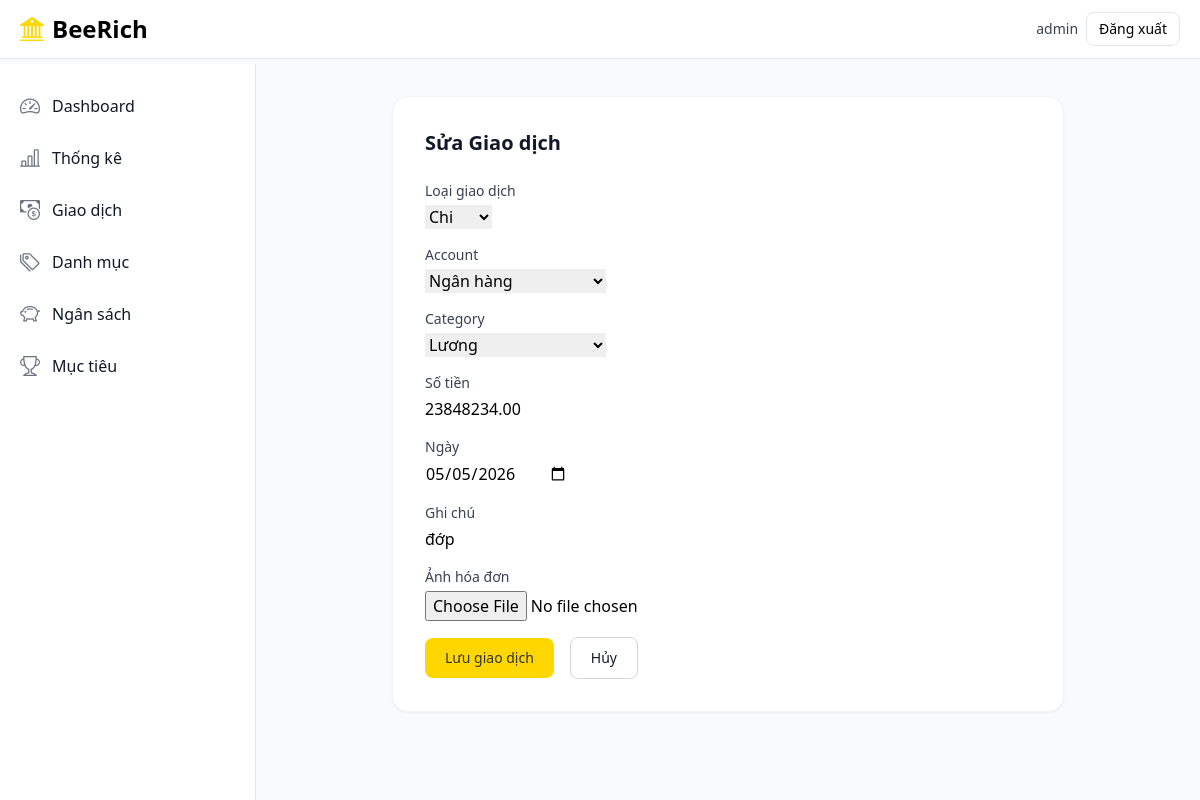
Page /finance/transactions/96/edit/ (signed in) on the committed database.
### finance/models.py (models this page shows, shortened)
class Transaction(models.Model):
    class Type(models.TextChoices):
        INCOME = "income", "Thu"
        EXPENSE = "expense", "Chi"
    user = models.ForeignKey(settings.AUTH_USER_MODEL, on_delete=models.CASCADE, related_name="transactions")
    account = models.ForeignKey(Account, on_delete=models.PROTECT, related_name="transactions")
    category = models.ForeignKey(Category, on_delete=models.PROTECT, related_name="transactions")
    type = models.CharField(max_length=8, choices=Type.choices)
    amount = models.DecimalField(max_digits=14, decimal_places=2, validators=[MinValueValidator(Decimal("0.01"))])
    date = models.DateField()
    note = models.CharField(max_length=255, blank=True)
    receipt_image = models.ImageField(upload_to=receipt_upload_path, blank=True, null=True)
    created_at = models.DateTimeField(auto_now_add=True)

### finance/views.py (the view, shortened to what this page needs)
# urls.py: path("transactions/<int:pk>/edit/", views.TransactionUpdateView.as_view(), name="transaction_update"),
class TransactionUpdateView(LoginRequiredMixin, UpdateView):
    model = Transaction
    form_class = TransactionForm
    template_name = "finance/transaction_form.html"
    success_url = reverse_lazy("finance:transaction_list")
    def get_form(self, form_class=None):
        form = super().get_form(form_class)
        ensure_default_transaction_options(self.request.user)
        form.fields["account"].queryset = self.request.user.accounts.filter(is_active=True)
        form.fields["category"].queryset = self.request.user.categories.all()
        form.fields["account"].empty_label = "Khác (nhập bên dưới)"
        form.fields["category"].empty_label = "Khác (nhập bên dưới)"
        return form
    def get_queryset(self):
        return Transaction.objects.filter(user=self.request.user)

### finance/forms.py (shortened to what this page needs)
class TransactionForm(forms.ModelForm):
    account_name = forms.CharField(
        required=False,
        max_length=120,
        label="Hoặc nhập tài khoản mới",
        widget=forms.TextInput(attrs={"placeholder": "Ví dụ: Ví tiền mặt"}),
    )
    category_name = forms.CharField(
        required=False,
        max_length=80,
        label="Hoặc nhập danh mục mới",
        widget=forms.TextInput(attrs={"placeholder": "Ví dụ: Ăn uống"}),
    )
    class Meta:
        model = Transaction
        fields = ("type", "account", "category", "amount", "date", "note", "receipt_image")
        widgets = {"date": forms.DateInput(attrs={"type": "date"})}

### finance/models.py (called while the page is built)
    def __str__(self) -> str:
        return f"{self.name}"

    def __str__(self) -> str:
        return self.name

### finance/views.py (called while the page is built)
def ensure_default_transaction_options(user):
    for name, account_type in DEFAULT_ACCOUNTS:
        Account.objects.get_or_create(user=user, name=name, defaults={"type": account_type, "is_active": True})
    for name in DEFAULT_EXPENSE_CATEGORIES:
        Category.objects.get_or_create(user=user, name=name, is_income=False)
    for name in DEFAULT_INCOME_CATEGORIES:
        Category.objects.get_or_create(user=user, name=name, is_income=True)

### templates/finance/transaction_form.html (shortened to what this page needs)
{% extends "finance/base.html" %}
{% block content %}
<div class="max-w-2xl mx-auto bg-white p-8 rounded-2xl shadow-sm border border-gray-100">
    <h3 class="text-xl font-bold mb-6 text-gray-900">{% if object %}Sửa{% else %}Thêm{% endif %} Giao dịch</h3>
    <form method="post" enctype="multipart/form-data" class="space-y-4">
        <div>
            <label class="block text-sm font-medium text-gray-700 mb-1" for="{{ form.type.id_for_label }}">Loại giao dịch</label>
            {{ form.type }}
        </div>
        <div>
            <label class="block text-sm font-medium text-gray-700 mb-1" for="{{ form.account.id_for_label }}">Account</label>
            {{ form.account }}
        </div>
        <div>
            <label class="block text-sm font-medium text-gray-700 mb-1" for="{{ form.category.id_for_label }}">Category</label>
            {{ form.category }}
        </div>
        <div>
            <label class="block text-sm font-medium text-gray-700 mb-1" for="{{ form.amount.id_for_label }}">Số tiền</label>
            {{ form.amount }}
        </div>
        <div>
            <label class="block text-sm font-medium text-gray-700 mb-1" for="{{ form.date.id_for_label }}">Ngày</label>
            {{ form.date }}
        </div>
        <div>
            <label class="block text-sm font-medium text-gray-700 mb-1" for="{{ form.note.id_for_label }}">Ghi chú</label>
            {{ form.note }}
        </div>
        <div>
            <label class="block text-sm font-medium text-gray-700 mb-1" for="{{ form.receipt_image.id_for_label }}">Ảnh hóa đơn</label>
            {{ form.receipt_image }}
        </div>
        <div class="flex items-center gap-4">
            <button type="submit" class="px-5 py-2.5 text-sm font-medium text-secondary bg-primary rounded-lg hover:bg-yellow-500 transition">Lưu giao dịch</button>
            <a href="{% url 'finance:transaction_list' %}" class="px-5 py-2.5 text-sm font-medium text-gray-900 bg-white border border-gray-300 rounded-lg hover:bg-gray-100 transition">Hủy</a>
        </div>
    </form>
</div>
{% endblock %}

### templates/finance/base.html (shortened to what this page needs)
<!DOCTYPE html>
<html lang="en">
<head>
    <script src="https://cdn.tailwindcss.com"></script>
    <link rel="stylesheet" href="https://cdn.jsdelivr.net/npm/bootstrap-icons@1.11.3/font/bootstrap-icons.min.css">
</head>
<body class="bg-gray-50 font-sans leading-normal tracking-normal">
    <nav class="bg-white border-b border-gray-200 fixed w-full z-30 top-0">
        <div class="px-3 py-3 lg:px-5 lg:pl-3">
            <div class="flex items-center justify-between">
                <div class="flex items-center justify-start">
                    <a href="{% url 'dashboard' %}" class="flex ml-2 md:mr-24">
                        <i class="bi bi-bank2 text-2xl text-primary mr-2"></i>
                        <span class="self-center text-xl font-semibold sm:text-2xl whitespace-nowrap">BeeRich</span>
                    </a>
                </div>
                <div class="flex items-center gap-2">
                    {% if user.is_authenticated %}
                        <span class="text-sm text-gray-700">{{ user.username }}</span>
                        <a href="{% url 'logout' %}" class="text-sm px-3 py-1.5 border rounded-lg">Đăng xuất</a>
                    {% else %}
                        <a href="{% url 'login' %}" class="text-sm px-3 py-1.5 border rounded-lg">Đăng nhập</a>
                        <a href="{% url 'register' %}" class="text-sm px-3 py-1.5 bg-primary rounded-lg">Đăng ký</a>
                    {% endif %}
                </div>
            </div>
        </div>
    </nav>
    <div class="flex pt-16 overflow-hidden bg-gray-50">
        {% if user.is_authenticated %}
        <aside class="fixed top-0 left-0 z-20 flex flex-col flex-shrink-0 hidden w-64 h-full pt-16 font-normal duration-75 lg:flex transition-width" aria-label="Sidebar">
            <div class="relative flex flex-col flex-1 min-h-0 pt-0 bg-white border-r border-gray-200">
                <div class="flex flex-col flex-1 pt-5 pb-4 overflow-y-auto">
                    <div class="flex-1 px-3 space-y-1 bg-white divide-y divide-gray-200">
                        <ul class="pb-2 space-y-2">
                            <li><a href="{% url 'finance:dashboard' %}" class="flex items-center p-2 text-base text-gray-900 rounded-lg hover:bg-gray-100"><i class="bi bi-speedometer2 text-xl text-gray-500"></i><span class="ml-3">Dashboard</span></a></li>
                            <li><a href="{% url 'finance:stats' %}" class="flex items-center p-2 text-base text-gray-900 rounded-lg hover:bg-gray-100"><i class="bi bi-bar-chart-line text-xl text-gray-500"></i><span class="ml-3">Thống kê</span></a></li>
                            <li><a href="{% url 'finance:transaction_list' %}" class="flex items-center p-2 text-base text-gray-900 rounded-lg hover:bg-gray-100"><i class="bi bi-cash-coin text-xl text-gray-500"></i><span class="ml-3">Giao dịch</span></a></li>
                            <li><a href="{% url 'finance:category_list' %}" class="flex items-center p-2 text-base text-gray-900 rounded-lg hover:bg-gray-100"><i class="bi bi-tags text-xl text-gray-500"></i><span class="ml-3">Danh mục</span></a></li>
                            <li><a href="{% url 'finance:budget_list' %}" class="flex items-center p-2 text-base text-gray-900 rounded-lg hover:bg-gray-100"><i class="bi bi-piggy-bank text-xl text-gray-500"></i><span class="ml-3">Ngân sách</span></a></li>
                            <li><a href="{% url 'finance:goal_list' %}" class="flex items-center p-2 text-base text-gray-900 rounded-lg hover:bg-gray-100"><i class="bi bi-trophy text-xl text-gray-500"></i><span class="ml-3">Mục tiêu</span></a></li>
                        </ul>
                    </div>
                </div>
            </div>
        </aside>
        {% endif %}
        <div class="relative w-full h-full overflow-y-auto bg-gray-50 {% if user.is_authenticated %}lg:ml-64{% endif %}">
            <main class="p-4 md:p-8">
                {% block content %}{% endblock %}
            </main>
        </div>
    </div>
</body>
</html>

### rows in the picture
Transaction: type "Chi", account "Ngân hàng", category "Lương", amount "23848234.00", date "05/05/2026", note "đớp"

### other values in the picture
{{ user.username }} "admin"
